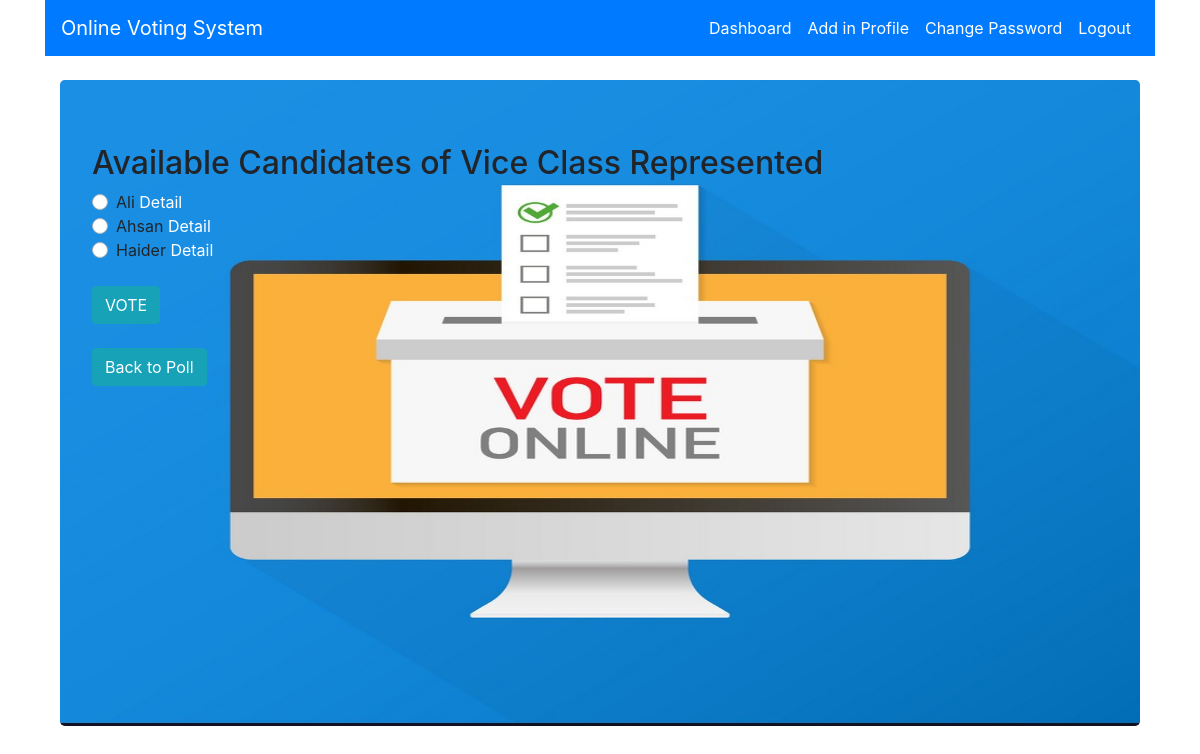
The page /candidate/2/ (signed in) on the database its author committed.
### poll/models.py (models this page shows, shortened)
class Position(models.Model):
    title = models.CharField(max_length=50, unique=True)
    def __str__(self):
        return self.title

class Candidate(models.Model):
    name = models.CharField(max_length=50)
    total_vote = models.IntegerField(default=0, editable=False)
    position = models.ForeignKey(Position, on_delete=models.CASCADE)
    image = models.ImageField(verbose_name="Candidate Pic", upload_to='images/')

### poll/views.py (the view)
# urls.py: path('candidate/<int:pos>/', views.candidateView, name='candidate'),
@login_required
def candidateView(request, pos):
    obj = get_object_or_404(Position, pk = pos)
    if request.method == "POST":
        temp = ControlVote.objects.get_or_create(user=request.user, position=obj)[0]
        if temp.status == False:
            temp2 = Candidate.objects.get(pk=request.POST.get(obj.title))
            temp2.total_vote += 1
            temp2.save()
            temp.status = True
            temp.save()
            return HttpResponseRedirect('/position/')
        else:
            messages.success(request, 'you have already been voted this position.')
            return render(request, 'poll/candidate.html', {'obj':obj})
    else:
        return render(request, 'poll/candidate.html', {'obj':obj})

### poll/templates/poll/candidate.html (shortened to what this page needs)
{% extends "poll/base.html" %}
{%load static%}
{% block content %}
<div class="jumbotron" style="background-image: url('{% static 'ovs2.jpg' %}'); background-size: 100% 100%; padding-bottom: 30%">
  <h2>Available Candidates of {{ obj.title }}</h2>
  <form action="" method="POST">
    {% for c in obj.candidate_set.all %}
     <div class="custom-control custom-radio">
      <label class="custom-control-label" for="id_{{c.id}}">{{c.name}} <a href="{% url 'detail' c.id %}"style="color: White">Detail</a></label>
    </div>
    {% empty %}
      <p><h3>No Candidates Available</p></h3>
    {% endfor %}
    <br><input type="submit" class="btn btn-info" value="VOTE">
  </form>
  <br><p><a href="{% url 'position' %}"class="btn btn-info">Back to Poll</a></p>
{% endblock %}

### rows shown on the page
Position: title "Vice Class Represented"
Candidate: name "Ali"
Candidate: name "Ahsan"
Candidate: name "Haider"
